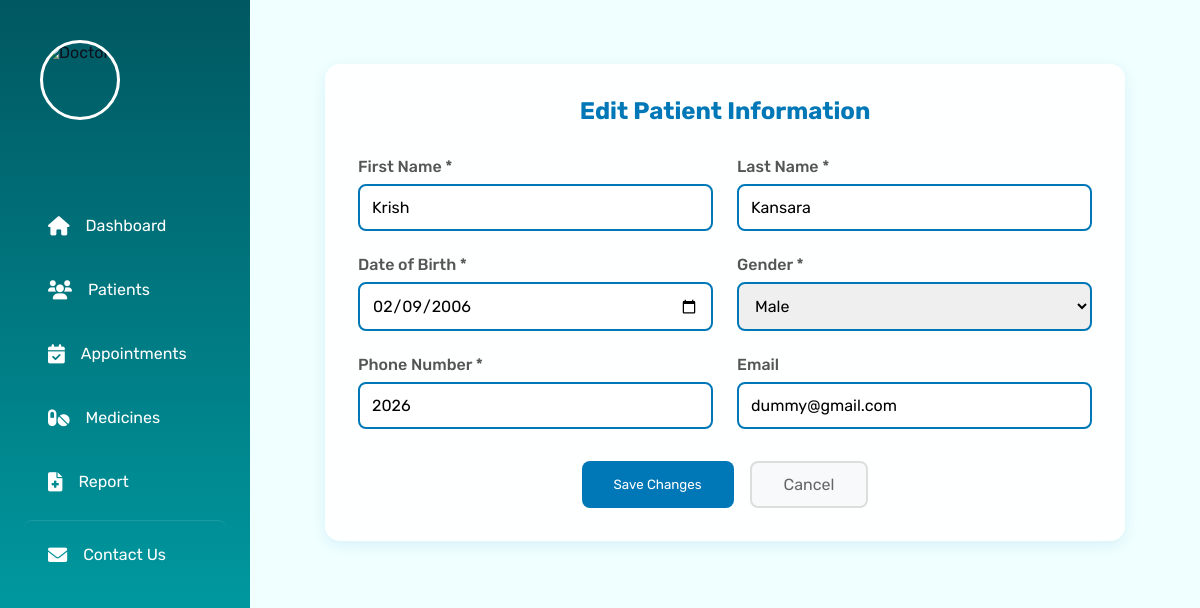
/patient/3/edit/ (signed in), run on the app's committed database.
### patients/models.py (models this page shows, shortened)
class Patient(models.Model):
    GENDER_CHOICES = [
        ('M', 'Male'),
        ('F', 'Female'),
        ('O', 'Other'),
    ]
    BLOOD_GROUP_CHOICES = [
        ('A+', 'A+'),
        ('A-', 'A-'),
        ('B+', 'B+'),
        ('B-', 'B-'),
        ('AB+', 'AB+'),
        ('AB-', 'AB-'),
        ('O+', 'O+'),
        ('O-', 'O-'),
    ]
    STATUS_CHOICES = [
        ('active', 'Active'),
        ('inactive', 'Inactive'),
        ('pending', 'Pending'),
    ]
    first_name = models.CharField(max_length=100)
    last_name = models.CharField(max_length=100)
    date_of_birth = models.DateField()
    gender = models.CharField(max_length=1, choices=GENDER_CHOICES)
    phone_number = models.CharField(max_length=15)
    email = models.EmailField(blank=True, null=True)
    address = models.TextField(blank=True, null=True)
    blood_group = models.CharField(max_length=3, choices=BLOOD_GROUP_CHOICES, blank=True, null=True)
    status = models.CharField(max_length=10, choices=STATUS_CHOICES, default='active')
    created_at = models.DateTimeField(auto_now_add=True)
    updated_at = models.DateTimeField(auto_now=True)
    class Meta:
        ordering = ['-created_at']

### patients/views.py (the view, shortened to what this page needs)
# urls.py: path('patient/<int:patient_id>/edit/', views.patient_edit, name='patient_edit'),
@login_required
def patient_edit(request, patient_id):
    patient = get_object_or_404(Patient, id=patient_id)
    context = {
        'patient': patient,
        'page_title': f'Edit Patient: {patient.first_name} {patient.last_name}'
    }
    return render(request, 'patients/patient_edit.html', context)

### patients/templates/patients/patient_edit.html (shortened to what this page needs)
{% extends 'patients/base.html' %}
{% block content %}
<div class="edit-container glass-effect">
    <h2 class="form-title">Edit Patient Information</h2>
    <form method="POST" class="edit-form">
        <div class="form-grid">
            <div class="form-group">
                <label for="first_name">First Name *</label>
                <input type="text"
                       id="first_name"
                       name="first_name"
                       value="{{ patient.first_name }}"
                       required>
            </div>
            <div class="form-group">
                <label for="last_name">Last Name *</label>
                <input type="text"
                       id="last_name"
                       name="last_name"
                       value="{{ patient.last_name }}"
                       required>
            </div>
            <div class="form-group">
                <label for="date_of_birth">Date of Birth *</label>
                <input type="date"
                       id="date_of_birth"
                       name="date_of_birth"
                       value="{{ patient.date_of_birth|date:'Y-m-d' }}"
                       required>
            </div>
            <div class="form-group">
                <label for="gender">Gender *</label>
                <select id="gender" name="gender" required>
                    <option value="M" {% if patient.gender == 'M' %}selected{% endif %}>Male</option>
                </select>
            </div>
            <div class="form-group">
                <label for="phone_number">Phone Number *</label>
                <input type="tel"
                       id="phone_number"
                       name="phone_number"
                       value="{{ patient.phone_number }}"
                       required>
            </div>
            <div class="form-group">
                <label for="email">Email</label>
                <input type="email"
                       id="email"
                       name="email"
                       value="{{ patient.email }}">
            </div>
        </div>
        <div class="form-actions">
            <button type="submit" class="btn-save">Save Changes</button>
            <a href="{% url 'patients:patient_detail' patient.id %}" class="btn-cancel">Cancel</a>
        </div>
    </form>
</div>
{% endblock %}

### patients/templates/patients/base.html (style rules this page uses)
:root { --primary-color: hsl(182, 100%, 35%); --primary-light: hsl(182, 100%, 45%); --secondary-color: hsl(186, 100%, 19%); --white: hsl(0, 0%, 100%); --light-bg: hsl(180, 100%, 97%); --text-dark: hsl(222, 44%, 8%); --text-light: hsl(0, 0%, 60%); --shadow-1: 0px 2px 20px hsla(209, 36%, 72%, 0.2); --shadow-2: 0 0 20px hsla(182, 100%, 35%, 0.1); --radius-12: 12px; --radius-4: 4px; --transition: all 0.3s ease; }
* { margin: 0; padding: 0; box-sizing: border-box; font-family: 'Rubik', sans-serif; }
body { background-color: var(--light-bg); color: var(--text-dark); }
.glass-effect { background: rgba(255, 255, 255, 0.1); backdrop-filter: blur(10px); border: 1px solid rgba(255, 255, 255, 0.2); }

### patients/templates/patients/patient_edit.html (style rules this page uses)
.edit-container { max-width: 800px; margin: 2rem auto; padding: 2rem; border-radius: 15px; background: rgba(255, 255, 255, 0.9); box-shadow: 0 4px 15px rgba(0, 119, 182, 0.1); }
.form-title { color: #0077B6; margin-bottom: 2rem; text-align: center; }
.form-grid { display: grid; grid-template-columns: repeat(2, 1fr); gap: 1.5rem; }
.form-group { display: flex; flex-direction: column; gap: 0.5rem; }
.form-group label { color: #555; font-weight: 500; }
.form-group input, .form-group select { padding: 0.75rem; border: 2px solid #0077B6; border-radius: 8px; font-size: 1rem; transition: all 0.3s ease; }
.form-actions { margin-top: 2rem; display: flex; gap: 1rem; justify-content: center; }
.btn-save { background: #0077B6; color: white; padding: 0.75rem 2rem; border: none; border-radius: 8px; cursor: pointer; transition: all 0.3s ease; }
.btn-cancel { background: #f8f9fa; color: #666; padding: 0.75rem 2rem; border: 2px solid #ddd; border-radius: 8px; text-decoration: none; transition: all 0.3s ease; }

### data on the page
Patient: first_name "Krish", last_name "Kansara", date_of_birth "02/09/2006", gender "Male", phone_number "2026", email "dummy@gmail.com"
